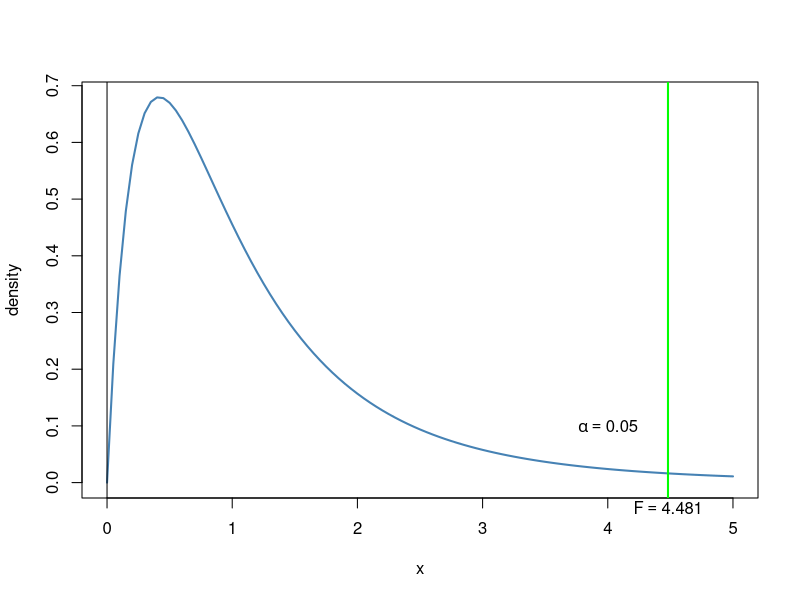

This chart was generated by the following R code:
#page no : 521-522
v1<-c(2625,2997,4915)
v2<-c(5348,5682,5482)
v3<-c(6583,8560,3830)
v4<-c(7285,6897,9230)
v5<-c( 6277,7818,8677)
v6<-c(v1,v2,v3,v4,v5)
n<-c(length(v1),length(v2),length(v3),length(v4),length(v5))
s<-c(sum(v1),sum(v2),sum(v3),sum(v4),sum(v5))
term1=0
term2=0
n_sum=0
n_count=length(n)
for(i in 1:n_count)
{
  term1=term1+(s[i]^2)/n[i]
  term2=term2+s[i]
  n_sum=n_sum+n[i]
}
ss_between=term1-((term2)^2/n_sum)
t_term1=0
t_term2=0
for(i in 1:length(v6))
{
t_term1=t_term1+v6[i]^2
t_term2=t_term2+v6[i]
}
s_total=t_term1-((t_term2)^2/n_sum)
ss_within=s_total-ss_between
df_between=n_count-1
df_within=n_sum-n_count
df=n_sum-1
ms_between=ss_between/df_between
ms_within=ss_within/df_within
f_stat=ms_between/ms_within
print(paste("ss_b= ",round(ss_between,0)))
print(paste("ss_w= ",round(ss_within,0)))
print(paste("ss_t= ",round(s_total,0)))
print(paste("ms_b= ",round(ms_between,0)))
print(paste("ms_w= ",round(ms_within,1)))
print(paste("f_stat= ",round(f_stat,4)))
alpha=0.05
df1=df_between
df2=df_within
p_value=round(pf(f_stat,df1=df1,df2=df2,lower.tail=FALSE),4)
print(paste("P(F>4.481)= ",p_value))
if(f_stat<=p_value)
{
  print("Accept H0")
}else
{
  print("Reject H0") 
}
if(alpha<=p_value)
{
  print("Accept H0")
}else
{
  print("Reject H0") 
}
x<-seq(0,5,length=100)
curve(df(x,df1=df1,df2=df2),from=0,to=5,
      ylab="density",
      lwd=2,
      col='steelblue')
y<-df(x,df1=df1,df2=df2)
abline(v=0)
abline(v=f_stat,lwd=2,col='green')
text(4,0.1,expression(alpha ==0.05))
mtext((expression(F==4.481)),side=1,at=f_stat,cex=1)
